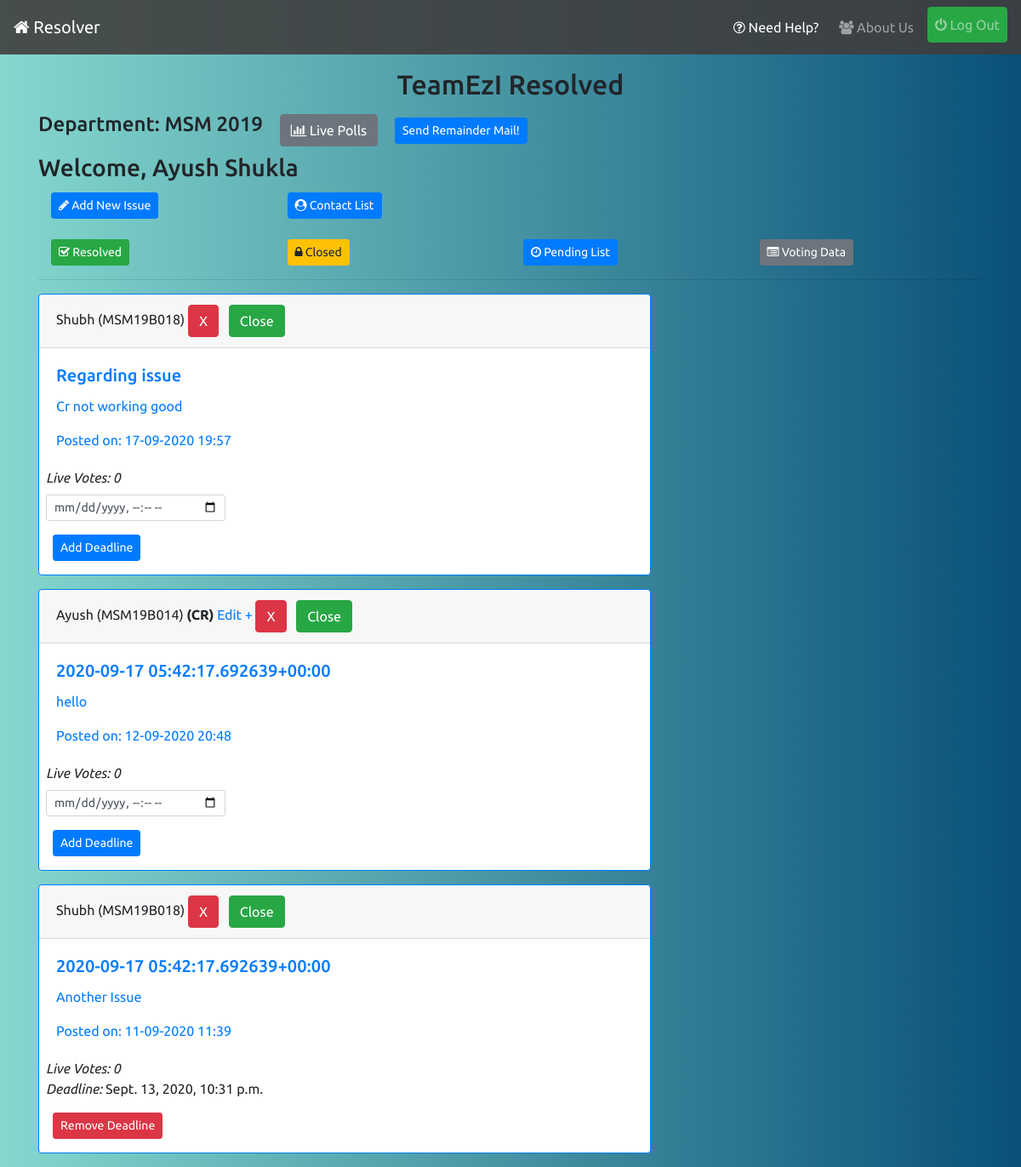
The app's page / (signed in), older data.
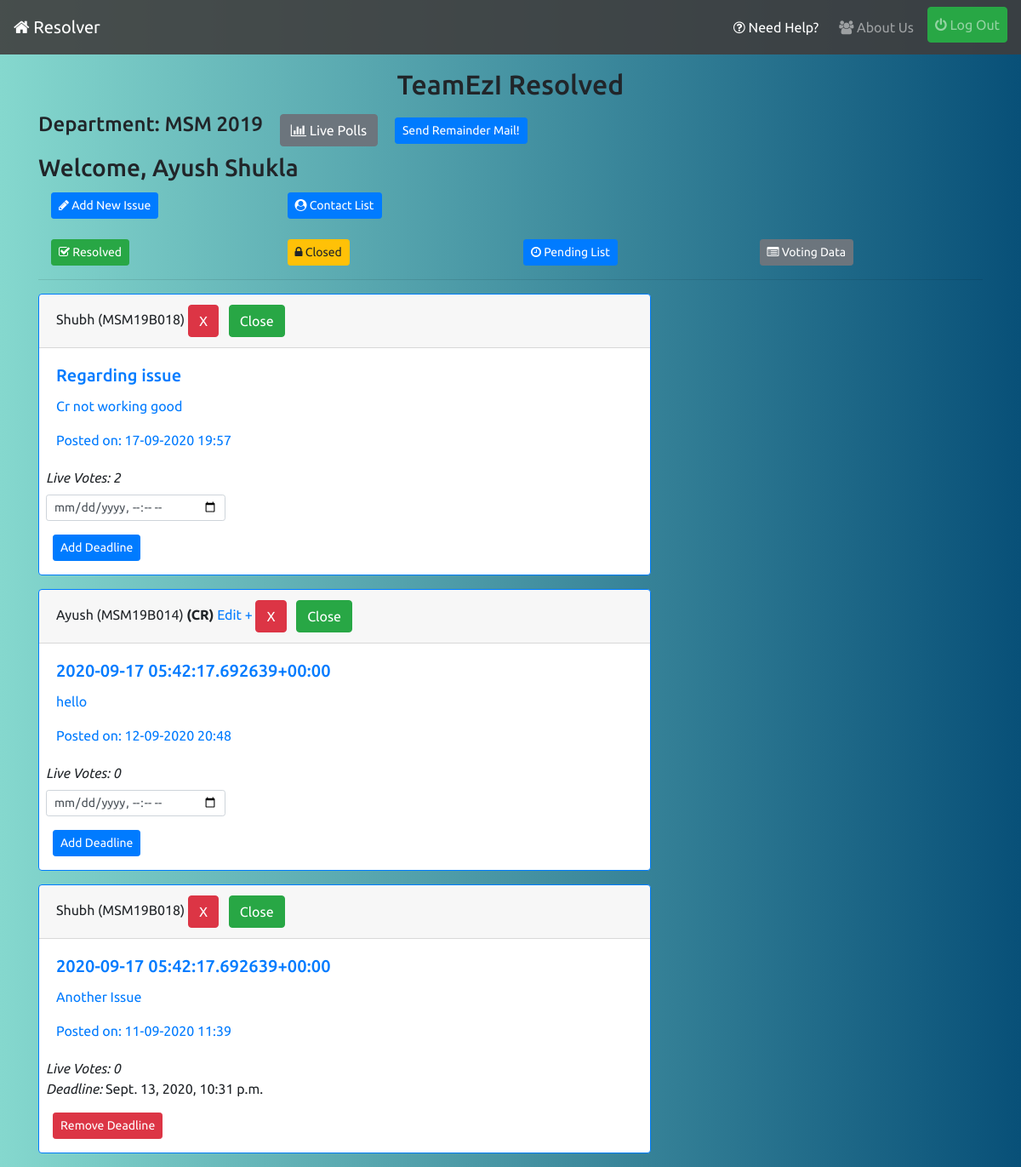
The same page, newer data.
### reporter/models.py (models this page shows, shortened)
class Report(models.Model):
    user = models.ForeignKey(UserInfo,on_delete=models.CASCADE,blank=True)
    title = models.CharField('Subject',max_length=56)
    content = models.TextField('Issue')
    department = models.CharField(max_length=20,blank=True)
    year = models.CharField(max_length=4,blank=True)
    timestamp = models.DateTimeField(auto_now_add=True)
    updated = models.DateTimeField(auto_now=True)
    active = models.BooleanField(default=True)
    resolved = models.BooleanField(default=False)
    cr_line = models.CharField(max_length=256,null=True,blank=True)
    upvotes = models.IntegerField(default=0)
    downvotes = models.IntegerField(default=0)
    deadline = models.DateTimeField(null=True)
    class Meta:
        ordering = ['-timestamp']

### profiles/models.py (models this page shows, shortened)
class UserInfo(models.Model):
    user = models.OneToOneField(User,on_delete=models.CASCADE,related_name='info')
    is_cr = models.BooleanField(default=False)
    department = models.CharField(max_length=20)
    join_year = models.CharField(max_length=4)
    institute = models.ForeignKey(Institute,on_delete=models.CASCADE,related_name='allusers')
    registered_on = models.DateTimeField(auto_now_add=True)
    total_upvotes = models.IntegerField(default=0)
    total_downvotes = models.IntegerField(default=0)
    total_novotes = models.IntegerField(default=0)
    class Meta:
        ordering = ['-total_upvotes','-total_downvotes','-total_novotes']

class User(AbstractUser):
    pass

### reporter/views.py (the view)
# urls.py: path('',views.index_view,name='index'),
def index_view(request):
    qs = []
    form = DeadlineForm()
    if request.user.is_authenticated:
        qs = Report.objects.filter(active=True,department=request.user.info.department,year=request.user.info.join_year,resolved=False)
    return render(request,'reporter/index.html',{'issue_list':qs,'form':form})

### reporter/forms.py
class DeadlineForm(forms.ModelForm):
    class Meta:
        model = Report
        fields = ['deadline']
        widgets = {
            'deadline': forms.DateTimeInput(attrs={'type':'datetime-local','class': 'form-control-sm'})
        }
        labels = {
            'deadline': ''
        }

### reporter/templates/reporter/index.html (shortened to what the changed rows need)
{% extends 'base.html' %}
{% load static %}
{% load crispy_forms_tags %}
{% load mathfilters %}
{% block content %}
<div>
    {% if request.user.is_authenticated %}
    <h2 class="mt-3 text-center">TeamEzI Resolved</h2>
    {% endif %}
    {% if request.user.is_authenticated %}
    {% for issue in issue_list %}
    <div class="card border-primary mb-3" style="max-width: 45rem;">
        <div class="card-header">{{issue.user.user.first_name}} ({{issue.user.user.username|upper}}) {% if issue.user.is_cr %}<strong>(CR)</strong>{% endif %}{% if request.user == issue.user.user %} <a href="{% url 'reporter:edit' issue.id %}">Edit +</a>{% endif %} {% if request.user.info.is_cr or request.user == issue.user.user %}<button type="button" class="btn btn-danger" data-toggle="modal" data-target="#deleteModal">X</button>{% endif %}{% if request.user.info.is_cr %} <a class="btn btn-success ml-2" href="{% url 'reporter:close-issue' issue.id %}">Close</a> {% endif %}</div>
        <div class="card-body text-primary">
            <h5 class="card-title">{{issue.title}}</h5>
            <p class="card-text" >{{issue.content}}</p>
          <p class="card-text">Posted on: {{issue.timestamp|date:'d-m-Y H:i'}}</p>
        </div>
        {% if request.user.info.is_cr %}
            {% with upvote=issue.upvotes|abs downvote=issue.downvotes|abs %}
            <span class="ml-2"><em>Live Votes: {{upvote|add:downvote}}</em></span>
            {% endwith %}
        {% endif %}
        {% if issue.deadline %}
            <p class="deadline-date ml-2"><em>Deadline: </em>{{issue.deadline}}</p>
            {% if request.user.info.is_cr %}
            <p class="ml-3"><a class="btn btn-danger btn-sm" href="{% url 'reporter:remove-deadline' issue.id %}">Remove Deadline</a></p>
            {% endif %}
        {% else %}
            {% if request.user.info.is_cr %}
                <div class="row">
                    <div class="col-lg-4 col-md-6 col-sm-8  ">
                        <div class=" ml-2 mt-2 pb-3 deadline">
                            <form action="{% url 'reporter:add-deadline' %}" method="post">
                                {{form|crispy}}
                                <input class="ml-2 btn btn-primary btn-sm" type="submit" value="Add Deadline">
                            </form>
                        </div>
                    </div>
                </div>
            {% endif %}
        {% endif %}
    </div>
    {% empty %}
    <p class="lead">Woohoo, No Active Issues!</p>
    {% endfor %}
    {% endif %}
</div>
{% endblock %}

Row changes from the older to the newer data that the page shows:
changed Report "Regarding issue": value "0" → "2"
